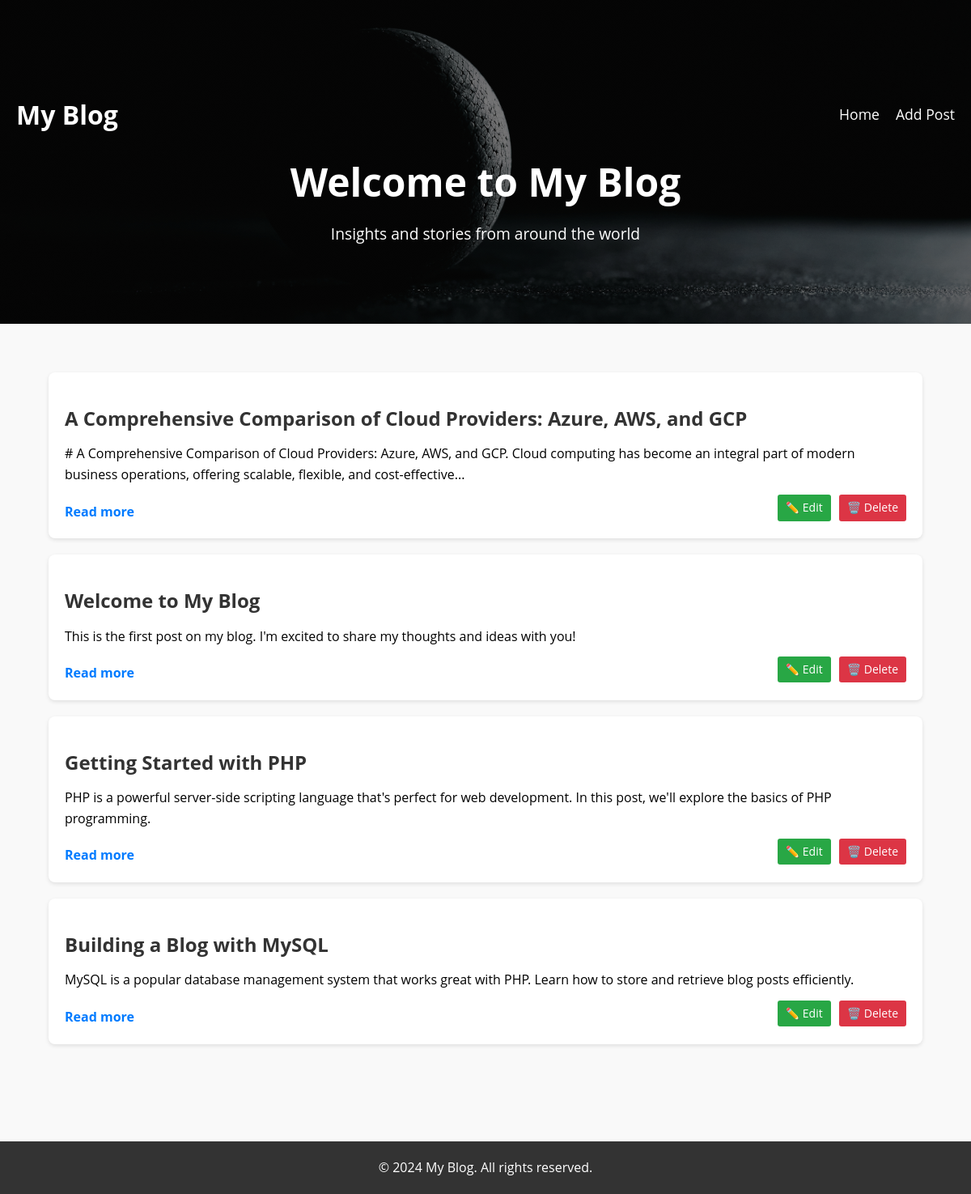
The page / on the database its author committed.
### tables this page shows
CREATE TABLE `posts` (
  `id` int(11) NOT NULL,
  `title` varchar(255) NOT NULL,
  `content` text NOT NULL,
  `created_at` timestamp NOT NULL DEFAULT current_timestamp()
);

### functions.php (called while the page is built, shortened)
<?php
function create_excerpt($content, $length = 200) {
    $plain_text = strip_tags($content);
    if (strlen($plain_text) > $length) {
        $excerpt = substr($plain_text, 0, $length);
        $last_space = strrpos($excerpt, ' ');
        if ($last_space !== false) {
            $excerpt = substr($excerpt, 0, $last_space);
        }
        $excerpt .= '...';
        return $excerpt;
    }
    return $plain_text;
}
?>

### index.php (the view, shortened to what this page needs)
<?php
require_once 'functions.php';
$db_host = 'localhost';
$db_username = 'root';
$db_password = '';
$db_name = 'blog';
$conn = mysqli_connect($db_host, $db_username, $db_password, $db_name);
$query = "SELECT * FROM posts ORDER BY created_at DESC";
$result = mysqli_query($conn, $query) or die('Query failed: ' . mysqli_error($conn));
?>
<!DOCTYPE html>
<html lang="en">
<head>
    <link rel="stylesheet" href="styles.css">
</head>
<body>
    <header class="banner">
        <div class="navbar">
            <div class="logo">My Blog</div>
            <nav>
                <ul>
                    <li><a href="index.php">Home</a></li>
                    <li><a href="add_post.php">Add Post</a></li>
                </ul>
            </nav>
        </div>
        <div class="banner-text">
            <h1>Welcome to My Blog</h1>
            <p>Insights and stories from around the world</p>
        </div>
    </header>
    <main>
        <div class="container">
            <?php
            if (mysqli_num_rows($result) > 0) {
                while ($row = mysqli_fetch_assoc($result)) {
                    echo '<div class="post">';
                    echo '<h2>' . htmlspecialchars($row['title']) . '</h2>';
                    $excerpt = create_excerpt($row['content'], 200);
                    echo '<p>' . htmlspecialchars($excerpt) . '</p>';
                    echo '<div class="post-meta">';
                    echo '<a class="read-more" href="view_post.php?id=' . urlencode($row['id']) . '">Read more</a>';
                    echo '<div class="post-actions-small">';
                    echo '<a class="btn-small btn-edit-small" href="edit_post.php?id=' . urlencode($row['id']) . '">✏️ Edit</a>';
                    echo '<a class="btn-small btn-delete-small" href="delete_post.php?id=' . urlencode($row['id']) . '" onclick="return confirm(\'Are you sure you want to delete this post?\');">🗑️ Delete</a>';
                    echo '</div>';
                    echo '</div>';
                    echo '</div>';
                }
            } else {
                echo '<div class="post">';
                echo '<h2>No posts yet</h2>';
                echo '<p>Be the first to create a post!</p>';
                echo '<a class="btn" href="add_post.php">Add Your First Post</a>';
                echo '</div>';
            }
            ?>
        </div>
    </main>
    <footer>
        <p>&copy; 2024 My Blog. All rights reserved.</p>
    </footer>
</body>
</html>

### styles.css (style rules this page uses)
body, h1, h2, h3, p, ul, li, a { margin: 0; padding: 0; list-style: none; text-decoration: none; }
body { font-family: 'Open Sans', Arial, sans-serif; line-height: 1.6; background-color: #f9f9f9; color: black; }
.container { width: 90%; max-width: 1200px; margin: 0 auto; padding: 20px 0; }
.banner { background: linear-gradient(to bottom, rgba(0, 0, 0, 0.5), rgba(0, 0, 0, 0.5)), url('banner-image.png') no-repeat center center/cover; height: 400px; color: #fff; text-align: center; display: flex; flex-direction: column; justify-content: center; }
.navbar { display: flex; justify-content: space-between; align-items: center; padding: 20px; }
.logo { font-size: 2em; font-weight: bold; }
.navbar ul { display: flex; }
.navbar li { margin-left: 20px; }
.navbar a { color: #fff; font-size: 1.1em; transition: color 0.3s; }
.banner-text h1 { font-size: 3em; margin-bottom: 10px; }
.banner-text p { font-size: 1.2em; }
main { padding: 40px 0; }
.post { background: #fff; margin-bottom: 20px; padding: 20px; border-radius: 8px; box-shadow: 0 2px 5px rgba(0, 0, 0, 0.1); }
.post h2 { font-size: 1.5em; margin: 18px 0 12px 0; color: #333; }
.post p { font-size: 1em; line-height: 1.6; margin-bottom: 10px; }
.read-more { display: inline-block; margin-top: 10px; color: #007bff; font-weight: bold; transition: color 0.3s; }
footer { background: #333; color: #fff; text-align: center; padding: 20px 0; margin-top: 40px; }
footer p { margin: 0; }

### index.php (style rules this page uses)
.post-meta { display: flex; justify-content: space-between; align-items: center; margin-top: 10px; flex-wrap: wrap; gap: 10px; }
.post-actions-small { display: flex; gap: 10px; }
.btn-small { padding: 5px 10px; font-size: 14px; display: inline-block; text-decoration: none; border-radius: 3px; transition: background-color 0.3s; }
.btn-edit-small { background-color: #28a745; color: white; }
.btn-delete-small { background-color: #dc3545; color: white; }

### rows shown on the page
posts: title "A Comprehensive Comparison of Cloud Providers: Azure, AWS, and GCP", content "# A Comprehensive Comparison of Cloud Providers: Azure, AWS, and GCP. Cloud computing has become an integral part of modern business operations, offering scalable, flexible, and cost-effective..."
posts: title "Welcome to My Blog", content "This is the first post on my blog. I'm excited to share my thoughts and ideas with you!"
posts: title "Getting Started with PHP", content "PHP is a powerful server-side scripting language that's perfect for web development. In this post, we'll explore the basics of PHP programming."
posts: title "Building a Blog with MySQL", content "MySQL is a popular database management system that works great with PHP. Learn how to store and retrieve blog posts efficiently."
